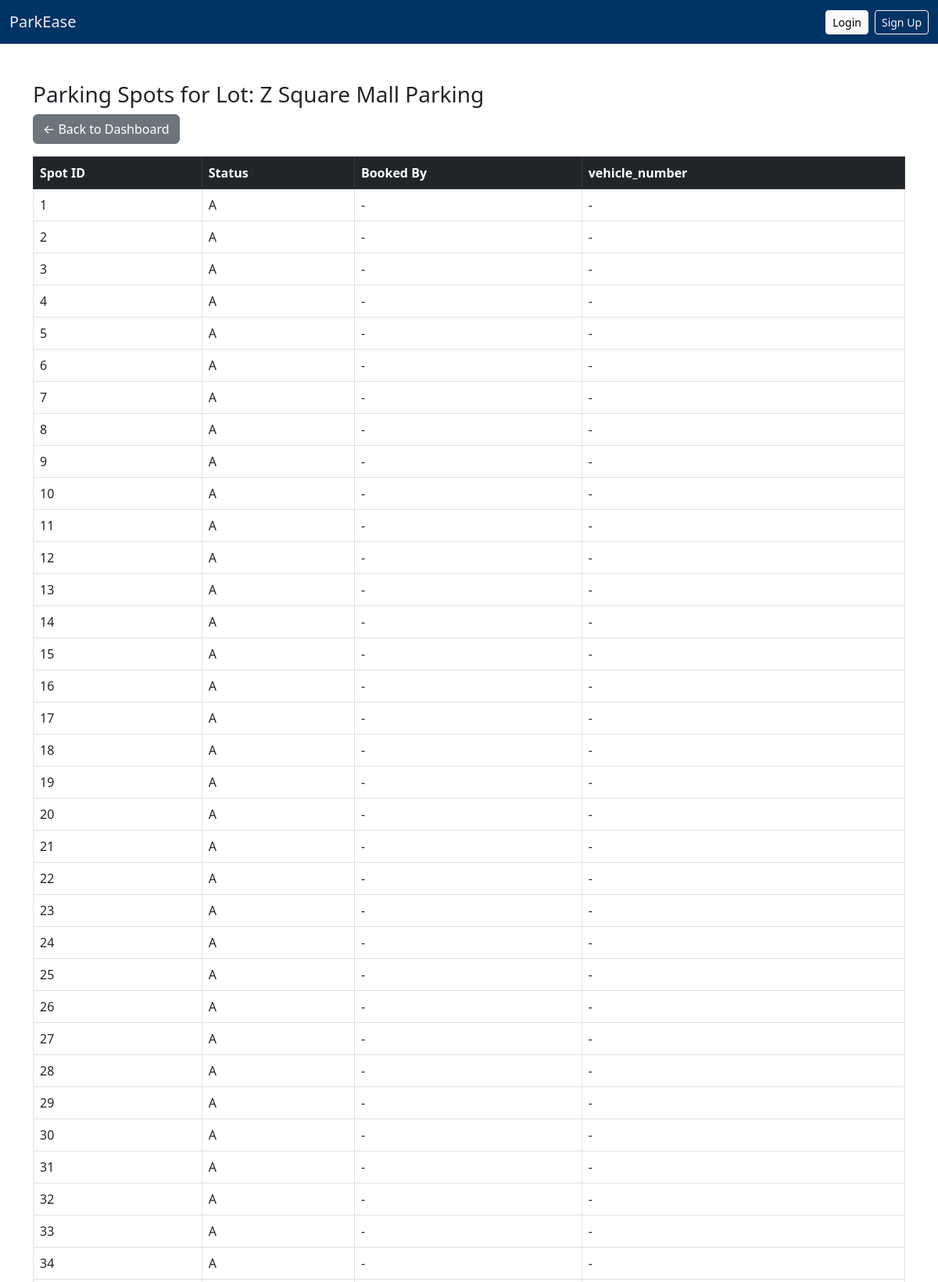
/view_spots/1 (upper part), run on the app's committed database.
### database.py (models this page shows)
class ParkingLot(db.Model):
    __tablename__ = 'parking_lots'
    id = db.Column(db.Integer, primary_key=True)
    name = db.Column(db.String(100), nullable=False)
    location = db.Column(db.String(100), nullable=False)
    price = db.Column(db.Float, nullable=False)
    total_spots=db.Column(db.Integer)
    available_spots = db.Column(db.Integer, default=0)

class ParkingSpot(db.Model):
    __tablename__ = 'parking_spots'
    id = db.Column(db.Integer, primary_key=True)
    lot_id = db.Column(db.Integer, db.ForeignKey('parking_lots.id'), nullable=False)
    spot_number = db.Column(db.Integer, nullable=False)  # lot-wise number
    status = db.Column(db.String(1), default='A')  # 'A' = Available, 'O' = Occupied
    lot = db.relationship('ParkingLot', backref='spots')
    __table_args__ = (
        db.UniqueConstraint('lot_id', 'spot_number', name='uq_lot_spot_number'),
    )

### main.py (the view)
@app.route('/view_spots/<int:lot_id>')
def view_spots(lot_id):
    lot = ParkingLot.query.get_or_404(lot_id)
    spots = ParkingSpot.query.filter_by(lot_id=lot_id).order_by(ParkingSpot.spot_number).all()
    for s in spots:
        s.user = s.vehicle_number = None
        if s.status == 'O':
            b = BookingHistory.query.filter_by(spot_id=s.id).order_by(BookingHistory.id.desc()).first()
            if b:
                s.user, s.vehicle_number = b.user, b.vehicle_number
    return render_template('admin_view_spot.html',
                           parking_lots=ParkingLot.query.all(),
                           users=User.query.filter_by(is_admin=False).all(),
                           selected_lot=lot, parking_spots=spots)

### templates/admin_view_spot.html (shortened to what this page needs)
{% extends "base.html" %}
{% block content %}
<div class="container mt-5">
    <h3>Parking Spots for Lot: {{ selected_lot.name }}</h3>
    <a href="/admin_dashboard" class="btn btn-secondary mb-3">← Back to Dashboard</a>
    <table class="table table-bordered table-hover">
        <thead class="table-dark">
            <tr>
                <th>Spot ID</th>
                <th>Status</th>
                <th>Booked By</th>
                <th>vehicle_number</th>
            </tr>
        </thead>
        <tbody>
    {% for spot in parking_spots %}
    <tr>
        <td>{{ spot.spot_number }}</td>
        <td>{{ spot.status }}</td>
        <td>{{ spot.user.username if spot.user else "-" }}</td>
        <td>{{ spot.vehicle_number if spot.vehicle_number else "-" }}</td>
    </tr>
    {% endfor %}
</tbody>
    </table>
</div>
{% endblock %}

### data on the page
ParkingLot: name "Z Square Mall Parking"
ParkingSpot: spot_number "1", status "A", user "-", vehicle_number "-"
ParkingSpot: spot_number "2", status "A", user "-", vehicle_number "-"
ParkingSpot: spot_number "3", status "A", user "-", vehicle_number "-"
ParkingSpot: spot_number "4", status "A", user "-", vehicle_number "-"
ParkingSpot: spot_number "5", status "A", user "-", vehicle_number "-"
ParkingSpot: spot_number "6", status "A", user "-", vehicle_number "-"
ParkingSpot: spot_number "7", status "A", user "-", vehicle_number "-"
ParkingSpot: spot_number "8", status "A", user "-", vehicle_number "-"
ParkingSpot: spot_number "9", status "A", user "-", vehicle_number "-"
ParkingSpot: spot_number "10", status "A", user "-", vehicle_number "-"
ParkingSpot: spot_number "11", status "A", user "-", vehicle_number "-"
ParkingSpot: spot_number "12", status "A", user "-", vehicle_number "-"
ParkingSpot: spot_number "13", status "A", user "-", vehicle_number "-"
ParkingSpot: spot_number "14", status "A", user "-", vehicle_number "-"
ParkingSpot: spot_number "15", status "A", user "-", vehicle_number "-"
ParkingSpot: spot_number "16", status "A", user "-", vehicle_number "-"
ParkingSpot: spot_number "17", status "A", user "-", vehicle_number "-"
ParkingSpot: spot_number "18", status "A", user "-", vehicle_number "-"
ParkingSpot: spot_number "19", status "A", user "-", vehicle_number "-"
ParkingSpot: spot_number "20", status "A", user "-", vehicle_number "-"
ParkingSpot: spot_number "21", status "A", user "-", vehicle_number "-"
ParkingSpot: spot_number "22", status "A", user "-", vehicle_number "-"
ParkingSpot: spot_number "23", status "A", user "-", vehicle_number "-"
ParkingSpot: spot_number "24", status "A", user "-", vehicle_number "-"
ParkingSpot: spot_number "25", status "A", user "-", vehicle_number "-"
ParkingSpot: spot_number "26", status "A", user "-", vehicle_number "-"
ParkingSpot: spot_number "27", status "A", user "-", vehicle_number "-"
ParkingSpot: spot_number "28", status "A", user "-", vehicle_number "-"
ParkingSpot: spot_number "29", status "A", user "-", vehicle_number "-"
ParkingSpot: spot_number "30", status "A", user "-", vehicle_number "-"
ParkingSpot: spot_number "31", status "A", user "-", vehicle_number "-"
ParkingSpot: spot_number "32", status "A", user "-", vehicle_number "-"
ParkingSpot: spot_number "33", status "A", user "-", vehicle_number "-"
ParkingSpot: spot_number "34", status "A", user "-", vehicle_number "-"
